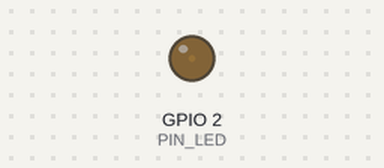
The program below on a simulated ESP32. Shown: output pins drawn as LEDs (lit = HIGH).

Above: at 0.05 s.
At 1.15 s:
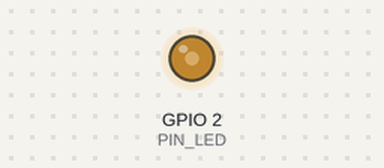
At 2.3 s:
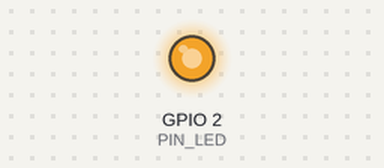
At 4.6 s:
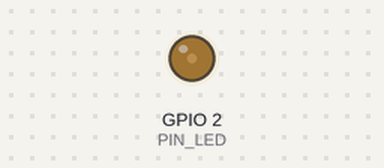
Timing chart, 0 to 6.7 s (numbered marks = the images above):
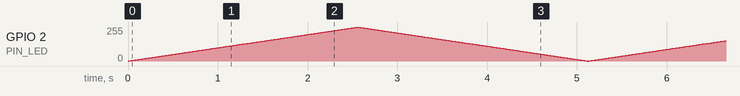

The program:

main.cpp
```cpp
#include <Arduino.h>
#include <esp32-hal-ledc.h>

#define PIN_LED   2    //define the led pin
#define CHN       0     //define the pwm channel
#define FRQ       1000  //define the pwm frequency
#define PWM_BIT   8     //define the pwm precision

void setup()
{
    // Initialize the PWM channel (CHN) with frequency (FRQ) and resolution (PWM_BIT)
    ledcSetup(CHN, FRQ, PWM_BIT);

    // Attach the physical pin (PIN_LED) to the configured channel (CHN)
    ledcAttachPin(PIN_LED, CHN);
}

void loop()
{
    for (int i = 0; i < 256; i++) { // Loop from 0 to 255 (inclusive)
        // ledcWrite takes the CHANNEL NUMBER (CHN) as the first argument
        ledcWrite(CHN, i);
        delay(10);
    }
    for (int i = 255; i >= 0; i--) {  // Loop from 255 down to 0 (inclusive)
        // ledcWrite takes the CHANNEL NUMBER (CHN) as the first argument
        ledcWrite(CHN, i);
        delay(10);
    }
}
```
